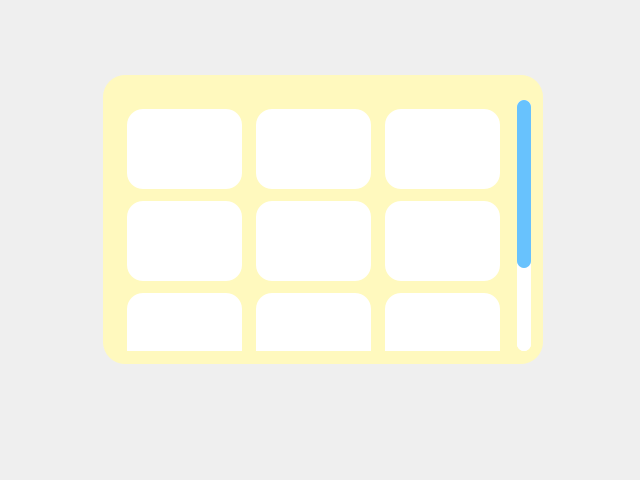
<?xml version="1.0" encoding="UTF-8"?>
<ui version="4.0">
 <class>Form</class>
 <widget class="QWidget" name="Form">
  <property name="geometry">
   <rect>
    <x>0</x>
    <y>0</y>
    <width>640</width>
    <height>480</height>
   </rect>
  </property>
  <property name="windowTitle">
   <string>Form</string>
  </property>
  <widget class="QLabel" name="immagineLabel">
   <property name="geometry">
    <rect>
     <x>103</x>
     <y>75</y>
     <width>440</width>
     <height>289</height>
    </rect>
   </property>
   <property name="sizePolicy">
    <sizepolicy hsizetype="Fixed" vsizetype="Fixed">
     <horstretch>0</horstretch>
     <verstretch>0</verstretch>
    </sizepolicy>
   </property>
   <property name="styleSheet">
    <string notr="true">border-radius: 22px;
background-color: rgba(255, 249, 190, 255);</string>
   </property>
   <property name="text">
    <string/>
   </property>
   <property name="scaledContents">
    <bool>true</bool>
   </property>
   <property name="alignment">
    <set>Qt::AlignCenter</set>
   </property>
   <property name="margin">
    <number>10</number>
   </property>
   <property name="indent">
    <number>10</number>
   </property>
  </widget>
  <widget class="QScrollArea" name="scrollArea">
   <property name="geometry">
    <rect>
     <x>110</x>
     <y>100</y>
     <width>421</width>
     <height>251</height>
    </rect>
   </property>
   <property name="styleSheet">
    <string notr="true">QWidget{
background:rgb(255, 255, 255);
border-radius:0px;
border-color:rgb(255, 249, 190);
border-style: solid;
border-width:7;
}


QScrollArea{
border-width:0px;
border-radius: 22px;
background-color: rgba(255, 255, 255, 255);
}

QScrollBar{
border-width:0px;
	border-radius:4px;
background-color: rgba(255, 255, 255, 255);

}


/* VERTICAL SCROLLBAR */
 QScrollBar:vertical {
	border: none;
    width: 14px;
    margin: 0px 0 0px 0;
	border-radius: 7px;
margin: 0px 0px 0px 0px;

 }

/*  HANDLE BAR VERTICAL */
QScrollBar::handle:vertical {	
	background-color:#68C2FD;
	min-height: 30px;	
	border-radius: 7px;

}
QScrollBar::handle:vertical:hover{	
	background-color:#A6E4FF;
}
QScrollBar::handle:vertical:pressed {	
	background-color: #5AA7D9;
}

/* BTN TOP - SCROLLBAR */
QScrollBar::sub-line:vertical {
	background-color: rgb(255, 255, 255);
	border-radius: 7px;
}
QScrollBar::sub-line:vertical:hover {	
	background-color:#68C2FD;
}
QScrollBar::sub-line:vertical:pressed {	
	background-color: #5AA7D9;
}

/* BTN BOTTOM - SCROLLBAR  */
QScrollBar::add-line:vertical {

	background-color: rgb(255, 255, 255);
	border-radius: 7px;

}
QScrollBar::add-line:vertical:hover {	
	background-color:rgb(255, 255, 255)
}
QScrollBar::add-line:vertical:pressed {	
	background-color:rgb(255, 255, 255)
}

/* RESET ARROW  */
QScrollBar::up-arrow:vertical, QScrollBar::down-arrow:vertical {
	background: none;
}
QScrollBar::add-page:vertical, QScrollBar::sub-page:vertical {
	background: none;
} 


/* HORIZONTAL SCROLLBAR - HOMEWORK */
QScrollBar:horizontal {
   
}
QScrollBar::handle:horizontal {
    
}
QScrollBar::add-line:horizontal {
    
}
QScrollBar::sub-line:horizontal {
    
}
QScrollBar::up-arrow:horizontal, QScrollBar::down-arrow:horizontal
{

}
QScrollBar::add-page:horizontal, QScrollBar::sub-page:horizontal
{

}



</string>
   </property>
   <property name="horizontalScrollBarPolicy">
    <enum>Qt::ScrollBarAlwaysOff</enum>
   </property>
   <property name="widgetResizable">
    <bool>true</bool>
   </property>
   <widget class="QWidget" name="scrollAreaWidgetContents">
    <property name="geometry">
     <rect>
      <x>0</x>
      <y>0</y>
      <width>407</width>
      <height>376</height>
     </rect>
    </property>
    <property name="styleSheet">
     <string notr="true">border-width:0px;
border-radius: 0px;
background-color: rgba(255, 249, 190, 255);</string>
    </property>
    <layout class="QVBoxLayout" name="verticalLayout">
     <item>
      <layout class="QGridLayout" name="gridLayout">
       <property name="leftMargin">
        <number>8</number>
       </property>
       <property name="topMargin">
        <number>0</number>
       </property>
       <property name="rightMargin">
        <number>8</number>
       </property>
       <property name="bottomMargin">
        <number>0</number>
       </property>
       <property name="horizontalSpacing">
        <number>14</number>
       </property>
       <property name="verticalSpacing">
        <number>12</number>
       </property>
       <item row="0" column="0">
        <widget class="QLabel" name="immagineLabel_10">
         <property name="sizePolicy">
          <sizepolicy hsizetype="MinimumExpanding" vsizetype="MinimumExpanding">
           <horstretch>0</horstretch>
           <verstretch>0</verstretch>
          </sizepolicy>
         </property>
         <property name="minimumSize">
          <size>
           <width>100</width>
           <height>80</height>
          </size>
         </property>
         <property name="styleSheet">
          <string notr="true">border-radius: 16px;
background-color: rgba(255, 255, 255, 255);</string>
         </property>
         <property name="text">
          <string/>
         </property>
         <property name="scaledContents">
          <bool>true</bool>
         </property>
         <property name="alignment">
          <set>Qt::AlignCenter</set>
         </property>
         <property name="margin">
          <number>10</number>
         </property>
         <property name="indent">
          <number>10</number>
         </property>
        </widget>
       </item>
       <item row="1" column="2">
        <widget class="QLabel" name="immagineLabel_15">
         <property name="sizePolicy">
          <sizepolicy hsizetype="MinimumExpanding" vsizetype="MinimumExpanding">
           <horstretch>0</horstretch>
           <verstretch>0</verstretch>
          </sizepolicy>
         </property>
         <property name="minimumSize">
          <size>
           <width>100</width>
           <height>80</height>
          </size>
         </property>
         <property name="styleSheet">
          <string notr="true">border-radius: 16px;
background-color: rgba(255, 255, 255, 255);</string>
         </property>
         <property name="text">
          <string/>
         </property>
         <property name="scaledContents">
          <bool>true</bool>
         </property>
         <property name="alignment">
          <set>Qt::AlignCenter</set>
         </property>
         <property name="margin">
          <number>10</number>
         </property>
         <property name="indent">
          <number>10</number>
         </property>
        </widget>
       </item>
       <item row="1" column="0">
        <widget class="QLabel" name="immagineLabel_11">
         <property name="sizePolicy">
          <sizepolicy hsizetype="MinimumExpanding" vsizetype="MinimumExpanding">
           <horstretch>0</horstretch>
           <verstretch>0</verstretch>
          </sizepolicy>
         </property>
         <property name="minimumSize">
          <size>
           <width>100</width>
           <height>80</height>
          </size>
         </property>
         <property name="styleSheet">
          <string notr="true">border-radius: 16px;
background-color: rgba(255, 255, 255, 255);</string>
         </property>
         <property name="text">
          <string/>
         </property>
         <property name="scaledContents">
          <bool>true</bool>
         </property>
         <property name="alignment">
          <set>Qt::AlignCenter</set>
         </property>
         <property name="margin">
          <number>10</number>
         </property>
         <property name="indent">
          <number>10</number>
         </property>
        </widget>
       </item>
       <item row="2" column="1">
        <widget class="QLabel" name="immagineLabel_16">
         <property name="sizePolicy">
          <sizepolicy hsizetype="MinimumExpanding" vsizetype="MinimumExpanding">
           <horstretch>0</horstretch>
           <verstretch>0</verstretch>
          </sizepolicy>
         </property>
         <property name="minimumSize">
          <size>
           <width>100</width>
           <height>80</height>
          </size>
         </property>
         <property name="styleSheet">
          <string notr="true">border-radius: 16px;
background-color: rgba(255, 255, 255, 255);</string>
         </property>
         <property name="text">
          <string/>
         </property>
         <property name="scaledContents">
          <bool>true</bool>
         </property>
         <property name="alignment">
          <set>Qt::AlignCenter</set>
         </property>
         <property name="margin">
          <number>10</number>
         </property>
         <property name="indent">
          <number>10</number>
         </property>
        </widget>
       </item>
       <item row="2" column="2">
        <widget class="QLabel" name="immagineLabel_17">
         <property name="sizePolicy">
          <sizepolicy hsizetype="MinimumExpanding" vsizetype="MinimumExpanding">
           <horstretch>0</horstretch>
           <verstretch>0</verstretch>
          </sizepolicy>
         </property>
         <property name="minimumSize">
          <size>
           <width>100</width>
           <height>80</height>
          </size>
         </property>
         <property name="styleSheet">
          <string notr="true">border-radius: 16px;
background-color: rgba(255, 255, 255, 255);</string>
         </property>
         <property name="text">
          <string/>
         </property>
         <property name="scaledContents">
          <bool>true</bool>
         </property>
         <property name="alignment">
          <set>Qt::AlignCenter</set>
         </property>
         <property name="margin">
          <number>10</number>
         </property>
         <property name="indent">
          <number>10</number>
         </property>
        </widget>
       </item>
       <item row="2" column="0">
        <widget class="QLabel" name="immagineLabel_18">
         <property name="sizePolicy">
          <sizepolicy hsizetype="MinimumExpanding" vsizetype="MinimumExpanding">
           <horstretch>0</horstretch>
           <verstretch>0</verstretch>
          </sizepolicy>
         </property>
         <property name="minimumSize">
          <size>
           <width>100</width>
           <height>80</height>
          </size>
         </property>
         <property name="styleSheet">
          <string notr="true">border-radius: 16px;
background-color: rgba(255, 255, 255, 255);</string>
         </property>
         <property name="text">
          <string/>
         </property>
         <property name="scaledContents">
          <bool>true</bool>
         </property>
         <property name="alignment">
          <set>Qt::AlignCenter</set>
         </property>
         <property name="margin">
          <number>10</number>
         </property>
         <property name="indent">
          <number>10</number>
         </property>
        </widget>
       </item>
       <item row="1" column="1">
        <widget class="QLabel" name="immagineLabel_12">
         <property name="sizePolicy">
          <sizepolicy hsizetype="MinimumExpanding" vsizetype="MinimumExpanding">
           <horstretch>0</horstretch>
           <verstretch>0</verstretch>
          </sizepolicy>
         </property>
         <property name="minimumSize">
          <size>
           <width>100</width>
           <height>80</height>
          </size>
         </property>
         <property name="styleSheet">
          <string notr="true">border-radius: 16px;
background-color: rgba(255, 255, 255, 255);</string>
         </property>
         <property name="text">
          <string/>
         </property>
         <property name="scaledContents">
          <bool>true</bool>
         </property>
         <property name="alignment">
          <set>Qt::AlignCenter</set>
         </property>
         <property name="margin">
          <number>10</number>
         </property>
         <property name="indent">
          <number>10</number>
         </property>
        </widget>
       </item>
       <item row="0" column="2">
        <widget class="QLabel" name="immagineLabel_13">
         <property name="sizePolicy">
          <sizepolicy hsizetype="MinimumExpanding" vsizetype="MinimumExpanding">
           <horstretch>0</horstretch>
           <verstretch>0</verstretch>
          </sizepolicy>
         </property>
         <property name="minimumSize">
          <size>
           <width>100</width>
           <height>80</height>
          </size>
         </property>
         <property name="styleSheet">
          <string notr="true">border-radius: 16px;
background-color: rgba(255, 255, 255, 255);</string>
         </property>
         <property name="text">
          <string/>
         </property>
         <property name="scaledContents">
          <bool>true</bool>
         </property>
         <property name="alignment">
          <set>Qt::AlignCenter</set>
         </property>
         <property name="margin">
          <number>10</number>
         </property>
         <property name="indent">
          <number>10</number>
         </property>
        </widget>
       </item>
       <item row="0" column="1">
        <widget class="QLabel" name="immagineLabel_14">
         <property name="sizePolicy">
          <sizepolicy hsizetype="MinimumExpanding" vsizetype="MinimumExpanding">
           <horstretch>0</horstretch>
           <verstretch>0</verstretch>
          </sizepolicy>
         </property>
         <property name="minimumSize">
          <size>
           <width>100</width>
           <height>80</height>
          </size>
         </property>
         <property name="styleSheet">
          <string notr="true">border-radius: 16px;
background-color: rgba(255, 255, 255, 255);</string>
         </property>
         <property name="text">
          <string/>
         </property>
         <property name="scaledContents">
          <bool>true</bool>
         </property>
         <property name="alignment">
          <set>Qt::AlignCenter</set>
         </property>
         <property name="margin">
          <number>10</number>
         </property>
         <property name="indent">
          <number>10</number>
         </property>
        </widget>
       </item>
       <item row="3" column="1">
        <widget class="QLabel" name="immagineLabel_19">
         <property name="sizePolicy">
          <sizepolicy hsizetype="MinimumExpanding" vsizetype="MinimumExpanding">
           <horstretch>0</horstretch>
           <verstretch>0</verstretch>
          </sizepolicy>
         </property>
         <property name="minimumSize">
          <size>
           <width>100</width>
           <height>80</height>
          </size>
         </property>
         <property name="styleSheet">
          <string notr="true">border-radius: 16px;
background-color: rgba(255, 255, 255, 255);</string>
         </property>
         <property name="text">
          <string/>
         </property>
         <property name="scaledContents">
          <bool>true</bool>
         </property>
         <property name="alignment">
          <set>Qt::AlignCenter</set>
         </property>
         <property name="margin">
          <number>10</number>
         </property>
         <property name="indent">
          <number>10</number>
         </property>
        </widget>
       </item>
       <item row="3" column="0">
        <widget class="QLabel" name="immagineLabel_21">
         <property name="sizePolicy">
          <sizepolicy hsizetype="MinimumExpanding" vsizetype="MinimumExpanding">
           <horstretch>0</horstretch>
           <verstretch>0</verstretch>
          </sizepolicy>
         </property>
         <property name="minimumSize">
          <size>
           <width>100</width>
           <height>80</height>
          </size>
         </property>
         <property name="styleSheet">
          <string notr="true">border-radius: 16px;
background-color: rgba(255, 255, 255, 255);</string>
         </property>
         <property name="text">
          <string/>
         </property>
         <property name="scaledContents">
          <bool>true</bool>
         </property>
         <property name="alignment">
          <set>Qt::AlignCenter</set>
         </property>
         <property name="margin">
          <number>10</number>
         </property>
         <property name="indent">
          <number>10</number>
         </property>
        </widget>
       </item>
      </layout>
     </item>
    </layout>
   </widget>
  </widget>
 </widget>
 <resources/>
 <connections/>
</ui>
